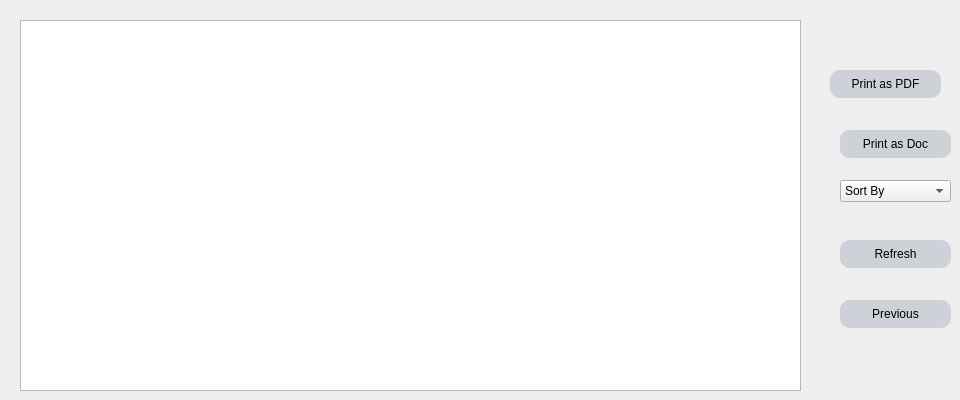
      <widget class="QWidget" name="tab_10">
       <attribute name="title">
        <string>Display Product</string>
       </attribute>
       <widget class="QTableView" name="tableView_Com_ANG">
        <property name="geometry">
         <rect>
          <x>20</x>
          <y>20</y>
          <width>781</width>
          <height>371</height>
         </rect>
        </property>
       </widget>
       <widget class="QPushButton" name="Print_PDF">
        <property name="geometry">
         <rect>
          <x>830</x>
          <y>70</y>
          <width>111</width>
          <height>28</height>
         </rect>
        </property>
        <property name="styleSheet">
         <string notr="true">
QPushButton{
background:#ced1d8;
border-style:outset;
border-radius:10px;
}
QPushButton:pressed{
background-color:rgb(224,0,0);
border-style:inset;}
QPushButton:hover {
    background-color:rgb(5, 255, 0);
    }
</string>
        </property>
        <property name="text">
         <string>Print as PDF</string>
        </property>
       </widget>
       <widget class="QPushButton" name="PRINT">
        <property name="geometry">
         <rect>
          <x>840</x>
          <y>130</y>
          <width>111</width>
          <height>28</height>
         </rect>
        </property>
        <property name="styleSheet">
         <string notr="true">
QPushButton{
background:#ced1d8;
border-style:outset;
border-radius:10px;
}
QPushButton:pressed{
background-color:rgb(224,0,0);
border-style:inset;}
QPushButton:hover {
    background-color:rgb(5, 255, 0);
    }
</string>
        </property>
        <property name="text">
         <string>Print as Doc</string>
        </property>
       </widget>
       <widget class="QComboBox" name="comboBox_SortC">
        <property name="geometry">
         <rect>
          <x>840</x>
          <y>180</y>
          <width>111</width>
          <height>22</height>
         </rect>
        </property>
        <item>
         <property name="text">
          <string>Sort By</string>
         </property>
        </item>
        <item>
         <property name="text">
          <string>ID_COMMDV</string>
         </property>
        </item>
        <item>
         <property name="text">
          <string>name_Product</string>
         </property>
        </item>
        <item>
         <property name="text">
          <string>Price</string>
         </property>
        </item>
        <item>
         <property name="text">
          <string>Date_M</string>
         </property>
        </item>
       </widget>
       <widget class="QPushButton" name="Refresh_2">
        <property name="geometry">
         <rect>
          <x>840</x>
          <y>240</y>
          <width>111</width>
          <height>28</height>
         </rect>
        </property>
        <property name="styleSheet">
         <string notr="true">
QPushButton{
background:#ced1d8;
border-style:outset;
border-radius:10px;
}
QPushButton:pressed{
background-color:rgb(224,0,0);
border-style:inset;}
QPushButton:hover {
    background-color:rgb(5, 255, 0);
    }
</string>
        </property>
        <property name="text">
         <string>Refresh</string>
        </property>
       </widget>
       <widget class="QPushButton" name="Previous_2">
        <property name="geometry">
         <rect>
          <x>840</x>
          <y>300</y>
          <width>111</width>
          <height>28</height>
         </rect>
        </property>
        <property name="styleSheet">
         <string notr="true">
QPushButton{
background:#ced1d8;
border-style:outset;
border-radius:10px;
}
QPushButton:pressed{
background-color:rgb(224,0,0);
border-style:inset;}
QPushButton:hover {
    background-color:rgb(5, 255, 0);
    }
</string>
        </property>
        <property name="text">
         <string>Previous</string>
        </property>
       </widget>
      </widget>
